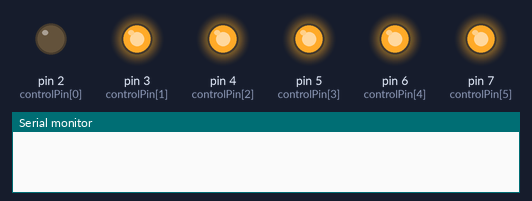
Bench run of a sketch on a simulated Arduino Uno, built with avr-gcc and run on an emulated ATmega328P. Shown: output pins drawn as LEDs (lit = HIGH), the last lines printed to the serial monitor.

Above: at 0.1 s.
At 0.5 s:
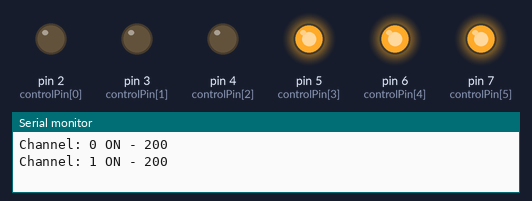
At 0.9 s:
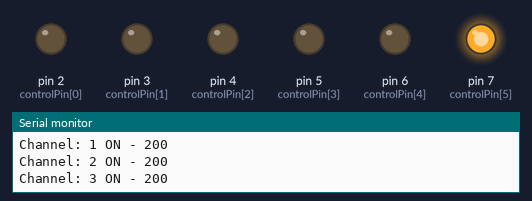
At 1.6 s:
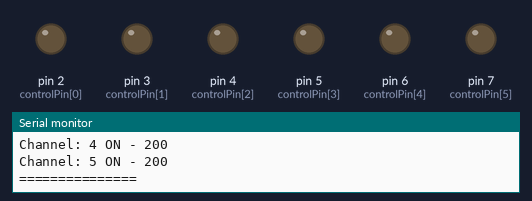
At 2.7 s:
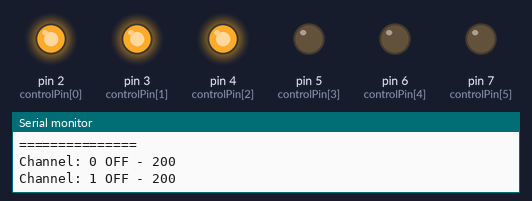
At 3.8 s:
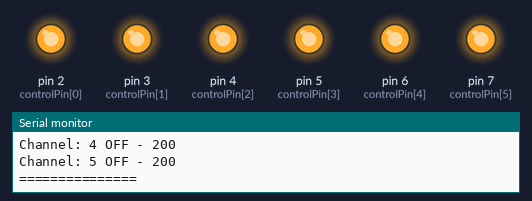
Timing chart, 0 to 5.7 s (numbered marks = the images above):
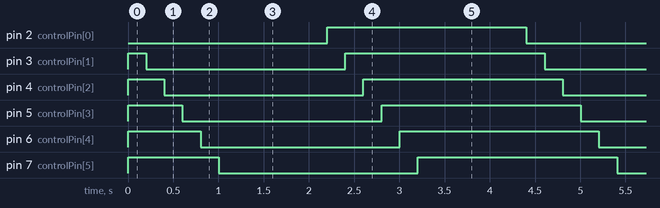

Measured:
- by itself, pin 2 (controlPin[0]), pin 3 (controlPin[1]), pin 4 (controlPin[2]), pin 5 (controlPin[3]), pin 6 (controlPin[4]), pin 7 (controlPin[5]): alternates HIGH for 2.2 s and LOW for 2.2 s
- by itself, everything shown: repeats every 4.4 s, in 12 steps

The sketch:

test_relay.ino
```cpp
const int controlPin[6] = {2,3,4,5,6,7}; // define pins

const int triggerType = LOW;// your relay type
int loopDelay = 1000;// delay in loop
int tmpStat =1;


void setup() {
  for(int i=0; i<6; i++)
  {
    pinMode(controlPin[i], OUTPUT);// set pin as output
    if(triggerType ==LOW){
      digitalWrite(controlPin[i], HIGH); // set initial state OFF for low trigger relay
    }else{
       digitalWrite(controlPin[i], LOW); // set initial state OFF for high trigger relay
    }
  }

  Serial.begin(9600);// initialize serial monitor with 9600 baud
}

void loop() {

  for(int i=0; i<6; i++)
  {

   channelControl(i,tmpStat,200);// turn each relay ON for 200ms


  }
  if(tmpStat)
  {
    tmpStat=0;
  }else{
    tmpStat=1;
  }
 Serial.println("===============");
 //channelControl(6,1, 2000); // turn relay 7 ON for 2 seconds
 //channelControl(6,0, 5000); // turn relay 7 OFF for 5 seconds
 //channelControl(9,1, 3000); // turn relay 10 OFF for ever

 delay(loopDelay);// wait for loopDelay ms

}

/*
 * funciton: channelControl
 * turns ON or OFF specific relay channel
 * @param relayChannel is integer value channel from 0 to 15
 * @param action is 1 for ON or 0 for OFF
 * @param t is time in melisecond
 */
void channelControl(int relayChannel, int action, int t)
{
  int state =LOW;
  String statTXT =" ON";
  if(triggerType == LOW)
  {
    if (action ==0)// if OFF requested
    {
      state = HIGH;
      statTXT = " OFF";
    }
    digitalWrite(controlPin[relayChannel], state);
    if(t >0 )
    {
      delay(t);
    }
       Serial.print ("Channel: ");
       Serial.print(relayChannel);
       Serial.print(statTXT);
       Serial.print(" - ");
       Serial.println(t);
  }else{
    if (action ==1)// if ON requested
    {
      state = HIGH;
    }else{
      statTXT = " OFF";
    }
    digitalWrite(controlPin[relayChannel], state);
    if(t >0 )
    {
      delay(t);
    }
       Serial.print ("Channel: ");
       Serial.print(relayChannel);
       Serial.print(statTXT);
       Serial.print(" - ");
       Serial.println(t);
  }

}
```
